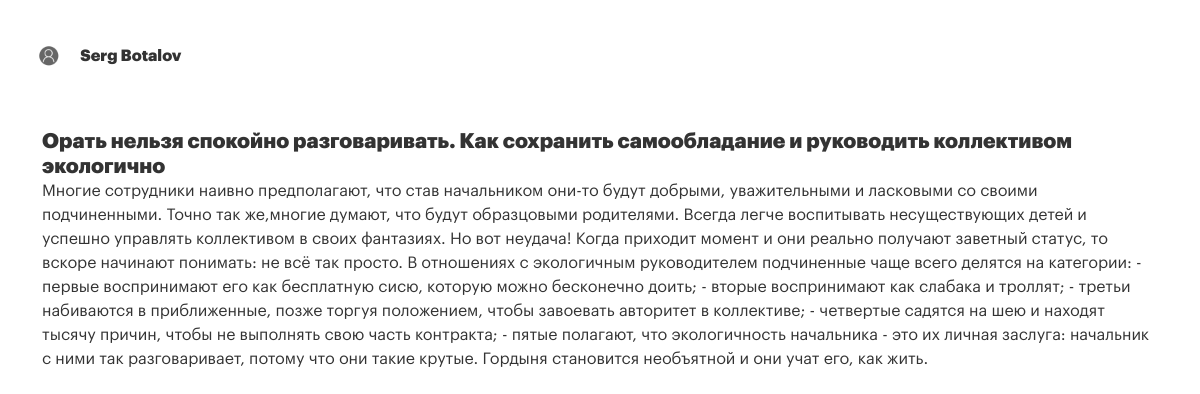
The page /blog/orat-nelzya-spokoyno-razgovarivat on the database its author committed.
### blog/models.py (models this page shows, shortened)
class Article(models.Model):
    title = models.CharField(max_length=255)
    summary = models.CharField(max_length=255)
    full_text = models.TextField()
    category = models.CharField(max_length=255)
    pubdate = models.DateTimeField()
    slug = models.CharField(max_length=100, unique=True)

### blog/views.py (the view)
# urls.py: path('blog/<slug:slug>', views.article_page, name='article_page'),
def article_page(request, slug):
    article = Article.objects.get(slug=slug)
    context = {
        'article': article,
    }
    return render(request, 'blog/article_page.html', context)

### blog/templates/blog/article_page.html (shortened to what this page needs)
{% extends 'blog/base.html' %}
{% load static %}
{% block content %}
<div class="article">
    <h2 class="article_title">{{article.title}}</h2>
    <p class="article_text">{{article.full_text}}</p>
</div>
{% endblock %}

### blog/static/blog/style.css (style rules this page uses)
body { color: #333; font-size: 16px; font-family: graphik-regular, Arial, Helvetica, sans-serif; }
h1, h2, h3 { font-family: graphik-black, Arial, Helvetica, sans-serif; }
h2 { font-size: 1.3em; }
.article { margin-bottom: 2em; }
h2.article_title { margin-bottom: 0; }

### rows shown on the page
Article: title "Орать нельзя спокойно разговаривать. Как сохранить самообладание и руководить коллективом экологично", full_text "Многие сотрудники наивно предполагают, что став начальником они-то будут добрыми, уважительными и ласковыми со своими подчиненными. Точно так же,многие думают, что будут образцовыми родителями. Всегда легче воспитывать несуществующих детей и успешно управлять коллективом в своих фантазиях. Но вот неудача! Когда приходит момент и они реально получают заветный статус, то вскоре начинают понимать: не всё так просто. В отношениях с экологичным руководителем подчиненные чаще всего делятся на категории: - первые воспринимают его как бесплатную сисю, которую можно бесконечно доить; - вторые воспринимают как слабака и троллят; - третьи набиваются в приближенные, позже торгуя положением, чтобы…"
